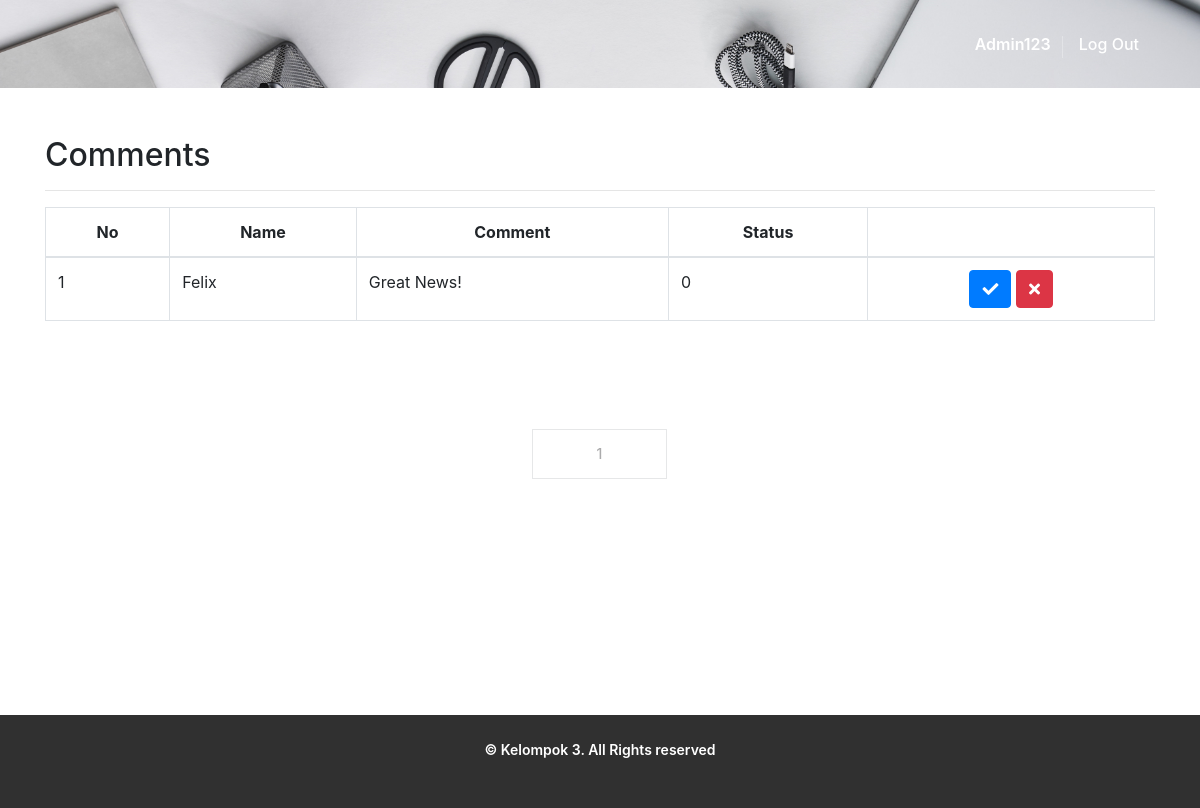
The app's page /user/moderasikomentar.php (signed in) with its own data.
### tables this page shows
CREATE TABLE `komentar` (
  `id_komentar` int(100) NOT NULL,
  `nama` varchar(100) NOT NULL,
  `isi_komentar` varchar(1000) NOT NULL,
  `id_berita` int(100) NOT NULL,
  `status_komentar` int(11) DEFAULT 0
);

### user/moderasikomentar.php (the view, shortened to what this page needs)
<?php
include 'header.php';
include 'adminbody.php';
?>
<?php
$limit = 5;
?>
<div class="container">
<br>
<br>
            <h2>Comments</h2>
            <hr>
                <table class="table table-hover table-bordered">
                    <thead>
                  <tr style="text-align: center;">
                  <th>No</th>
                  <th>Name</th>
                  <th>Comment</th>
                  <th>Status</th>
							    <th></th>
                  </tr>
                    </thead>
                    <tbody>
                    <?php
				include "../Configurasi/koneksi.php";
				$no = 1;
        $data = mysqli_query($koneksi,"select * from komentar");
        $total_rec_num = $data->num_rows;
        $total_halaman = ceil($total_rec_num/$limit);
				while($moderasi = mysqli_fetch_array($data)){
					?>
                    <tr>
						<td><?php echo $no++; ?></td>
						<td><?php echo $moderasi['nama']; ?></td>
                		<td><?php echo $moderasi['isi_komentar']; ?></td>
                		<td><?php echo $moderasi['status_komentar']; ?></td>
						<td style="text-align: center;">
						      <a href="moderasikomentar.php?p=<?php echo $moderasi['id_komentar'];?>" class="btn btn-primary" name="ya"><i class="fa fa-check"></i></a>
                  <a href="moderasikomentar.php?hapus=<?php echo $moderasi['id_komentar'];?>" class="btn btn-danger alert_notif" name="hapus"><i class="fa fa-close"></i></a>
						</td>
                      <?php }  ?>
                    </tbody>
   				 </table>
                    <nav>
                  <ul class="pagination justify-content-center">
                    <?php
                    for($x=1;$x<=$total_halaman;$x++){
                      ?>
                      <li class="page-item"><a class="page-link" href="?halaman=<?php echo $x ?>"><?php echo $x; ?></a></li>
                      <?php
                    }
                    ?>
                  </ul>
                </nav>
            </div>
</body>
</html>
<?php include ('footer.php'); ?>

### assets/css/user.css (style rules this page uses)
::placeholder { font-size: 30px; font-weight: 400; letter-spacing: 1px; }

### records on screen
komentar: nama "Felix", isi_komentar "Great News!", status_komentar "0"

### other values on screen
$_SESSION['nama'] "Admin123"
